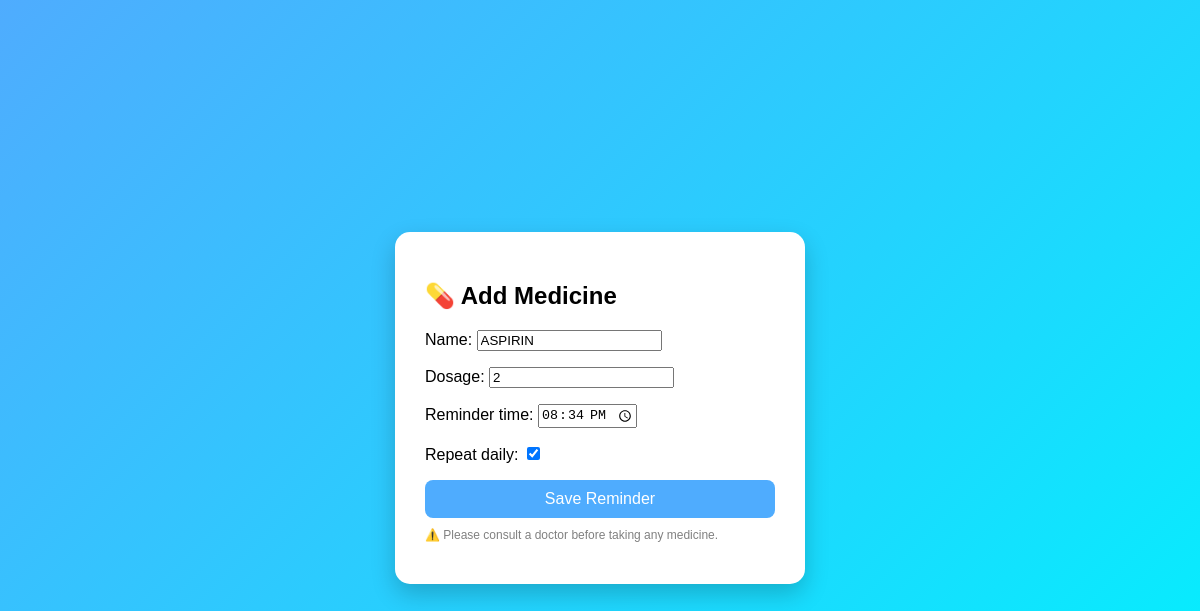
The app's page /edit/10/ with its own data.
### app1/models.py (models this page shows, shortened)
class Medicine(models.Model):
    name = models.CharField(max_length=100)
    dosage = models.CharField(max_length=50)
    reminder_time = models.TimeField()
    repeat_daily = models.BooleanField(default=True)
    created_at = models.DateTimeField(auto_now_add=True)

### app1/views.py (the view)
# urls.py: path('edit/<int:pk>/', views.edit_medicine, name='edit_medicine'),
def edit_medicine(request, pk):
    med = get_object_or_404(Medicine, pk=pk)
    form = MedicineForm(request.POST or None, instance=med)
    if form.is_valid():
        form.save()
        return redirect('medicine_list')
    return render(request, 'add_medicine.html', {'form': form})

### app1/forms.py
class MedicineForm(forms.ModelForm):
    class Meta:
        model = Medicine
        fields = ['name', 'dosage', 'reminder_time', 'repeat_daily']
        widgets = {
            'reminder_time': forms.TimeInput(attrs={'type': 'time'}),
        }

### templates/add_medicine.html (shortened to what this page needs)
<!DOCTYPE html>
<html>
<head>
</head>
<body>
<div class="card">
<h2>💊 Add Medicine</h2>
<form method="POST">
    {{ form.as_p }}
    <button type="submit">Save Reminder</button>
</form>
<p style="font-size:12px;color:gray;margin-top:10px;">
⚠️ Please consult a doctor before taking any medicine.
</p>
</div>
</body>
</html>

### templates/add_medicine.html (style rules this page uses)
body { font-family: Arial; background: linear-gradient(135deg,#4facfe,#00f2fe); display:flex; justify-content:center; align-items:center; height:100vh; }
.card { background:white; padding:30px; border-radius:15px; width:350px; box-shadow:0 10px 25px rgba(0,0,0,0.2); }
button { width:100%; padding:10px; background:#4facfe; border:none; color:white; font-size:16px; border-radius:8px; }

### records on screen
Medicine: name "ASPIRIN", dosage "2", reminder_time "20:34:00", repeat_daily "☑"
